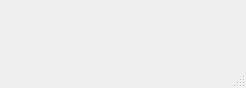
<?xml version="1.0" encoding="UTF-8"?>
<ui version="4.0">
 <class>MainWindow</class>
 <widget class="QMainWindow" name="MainWindow">
  <property name="geometry">
   <rect>
    <x>0</x>
    <y>0</y>
    <width>246</width>
    <height>88</height>
   </rect>
  </property>
  <property name="windowTitle">
   <string>MainWindow</string>
  </property>
  <widget class="QWidget" name="centralwidget"/>
  <widget class="QMenuBar" name="menubar">
   <property name="geometry">
    <rect>
     <x>0</x>
     <y>0</y>
     <width>246</width>
     <height>21</height>
    </rect>
   </property>
  </widget>
  <widget class="QStatusBar" name="statusbar"/>
 </widget>
 <resources/>
 <connections/>
</ui>
